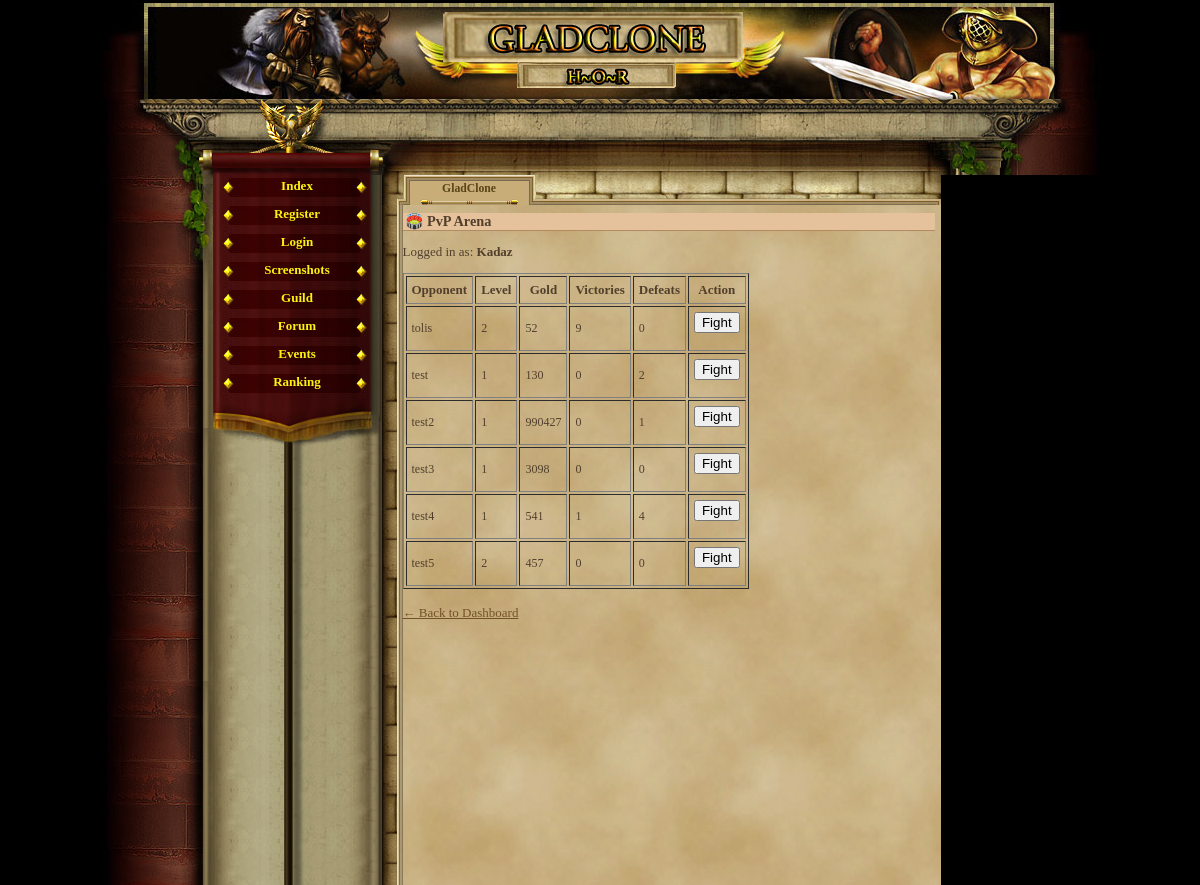
Page /pvp_arena.php (signed in) on the earlier database version.
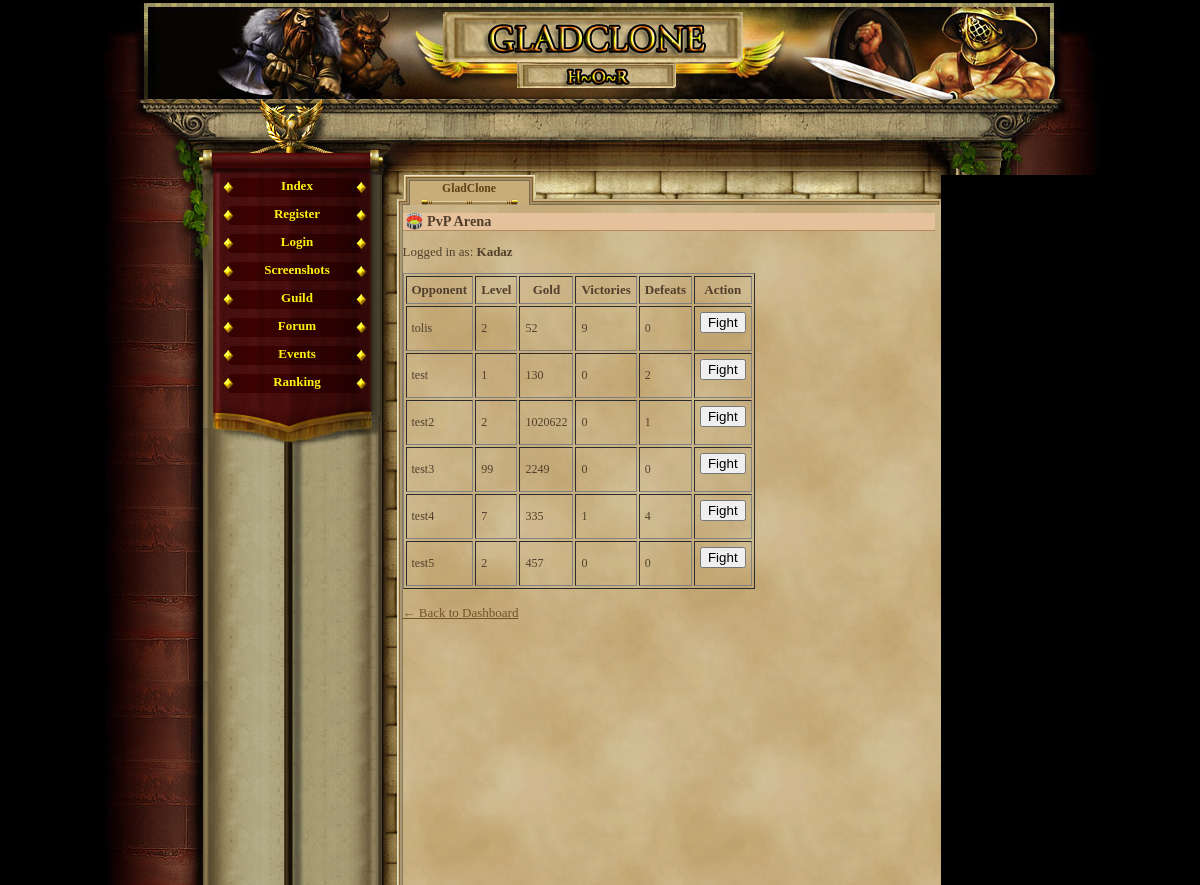
Same page on the later database version.
### tables this page shows
CREATE TABLE `gracze` (
  `id` int(11) NOT NULL AUTO_INCREMENT,
  `gracz` int(11) NOT NULL DEFAULT '0',
  `login` varchar(24) NOT NULL,
  `haslo` varchar(40) NOT NULL,
  `email` varchar(40) NOT NULL,
  `plec` tinyint(4) NOT NULL DEFAULT '0',
  `avatar` tinyint(4) NOT NULL DEFAULT '1',
  `pregunta` text NOT NULL,
  `respuesta` text NOT NULL,
  `rank` int(1) NOT NULL DEFAULT '1',
  `nivel` int(1) NOT NULL DEFAULT '1',
  `exp` int(1) NOT NULL DEFAULT '0',
  `exp_max` int(1) NOT NULL DEFAULT '10',
  `honor` int(1) NOT NULL DEFAULT '0',
  `fama` int(1) NOT NULL DEFAULT '0',
  `victorias` int(1) NOT NULL DEFAULT '0',
  `perdidas` int(1) NOT NULL DEFAULT '0',
  `oro_robado` int(1) NOT NULL DEFAULT '0',
  `oro_perdido` int(1) NOT NULL DEFAULT '0',
  `atak` int(5) NOT NULL DEFAULT '0',
  `obrona` int(3) NOT NULL DEFAULT '0',
  `sila` int(1) NOT NULL DEFAULT '5',
  `sila_i` int(1) NOT NULL DEFAULT '0',
  `sila_max` int(1) NOT NULL DEFAULT '10',
  `zrecznosc` int(1) NOT NULL DEFAULT '5',
  `zrecznosc_i` int(1) NOT NULL DEFAULT '0',
  `zrecznosc_max` int(1) NOT NULL DEFAULT '10',
  `wyrzymalosc` int(1) NOT NULL DEFAULT '5',
  `wyrzymalosc_i` int(1) NOT NULL DEFAULT '0',
  `wyrzymalosc_max` int(1) NOT NULL DEFAULT '10',
  `constitucion` int(1) NOT NULL DEFAULT '5',
  `constitucion_i` int(1) NOT NULL DEFAULT '0',
  `constitucion_max` int(1) NOT NULL DEFAULT '10',
  `carisma` int(1) NOT NULL DEFAULT '5',
  `carisma_i` int(1) NOT NULL DEFAULT '0',
  `carisma_max` int(1) NOT NULL DEFAULT '10',
  `inteligencja` int(1) NOT NULL DEFAULT '5',
  `inteligencja_i` int(1) NOT NULL DEFAULT '0',
  `inteligencja_max` int(1) NOT NULL DEFAULT '10',
  `mdchance` int(1) NOT NULL DEFAULT '0',
  `dhchance` int(1) NOT NULL DEFAULT '0',
  `ctchance` int(1) NOT NULL DEFAULT '0',
  `zycie` int(100) NOT NULL DEFAULT '100',
  `zycie_max` int(100) NOT NULL DEFAULT '100',
  `obrazenia_min` int(1) NOT NULL DEFAULT '0',
  `obrazenia_max` int(3) NOT NULL DEFAULT '2',
  `zloto` int(100) NOT NULL DEFAULT '150',
  `zloto_skarbiec` int(11) NOT NULL,
  `punkty` int(11) NOT NULL,
  `pracuje` int(11) NOT NULL,
  `ostatnia_walka_pvp` int(11) NOT NULL,
  `ostatnia_walka_pvc` int(11) NOT NULL,
  `ostatnio_zregenerowano` int(11) NOT NULL,
  `titulo` varchar(24) NOT NULL DEFAULT 'Newbie',
  `arena_level` int(11) NOT NULL,
  `rubies` int(11) NOT NULL DEFAULT '0',
  `centurion_time` int(11) NOT NULL,
  `reportes` int(1) NOT NULL DEFAULT '0',
  `mensajes` int(1) NOT NULL DEFAULT '0',
  `noticias` int(1) NOT NULL DEFAULT '0',
  `bendicion1_type` int(11) NOT NULL,
  `bendicion1_time` int(11) NOT NULL,
  `bendicion2_type` int(11) NOT NULL,
  `bendicion2_time` int(11) NOT NULL,
  `bendicion3_type` int(11) NOT NULL,
  `bendicion3_time` int(11) NOT NULL,
  `bendicion4_type` int(11) NOT NULL,
  `bendicion4_time` int(11) NOT NULL,
  `ostatnia_aktywnosc` int(11) NOT NULL DEFAULT '0',
  `username_locked` tinyint(1) NOT NULL DEFAULT '0',
  `lock_login` tinyint(1) NOT NULL DEFAULT '0',
  PRIMARY KEY (`id`),
  UNIQUE KEY `login` (`login`)
);

### pvp_arena.php (the view, shortened to what this page needs)
<?php
require_once('var/ustawienia.php');
require_once('gora_strony.php');
require_once('menu_l.php');
if (isset($_SESSION['id'])) {
    $player_id = $_SESSION['id'];
    $conn->query("UPDATE gracze SET ostatnio_zregenerowano = UNIX_TIMESTAMP() WHERE id = $player_id");
}
$player_id = $_SESSION['id'];
$player_name = '';
$stmt_self = $conn->prepare("SELECT login FROM gracze WHERE id = ?");
$stmt_self->bind_param("i", $player_id);
$stmt_self->execute();
$stmt_self->bind_result($player_name);
$can_fight = true;
$stmt = $conn->prepare("SELECT id, login, nivel, zloto, victorias, perdidas FROM gracze WHERE id != ?");
$stmt->bind_param("i", $player_id);
$stmt->execute();
$result = $stmt->get_result();
?>
<h2>🏟️ PvP Arena</h2>
<p>Logged in as: <strong><?= htmlspecialchars($player_name) ?></strong></p>
<table border="1" cellpadding="5">
    <tr>
        <th>Opponent</th>
        <th>Level</th>
        <th>Gold</th>
        <th>Victories</th>
        <th>Defeats</th>
        <th>Action</th>
    </tr>
    <?php while ($row = $result->fetch_assoc()): ?>
    <tr>
        <td><?= htmlspecialchars($row['login']) ?></td>
        <td><?= $row['nivel'] ?></td>
        <td><?= $row['zloto'] ?></td>
        <td><?= $row['victorias'] ?></td>
        <td><?= $row['perdidas'] ?></td>
        <td>
		<?php if ($can_fight): ?>
    <form method="POST" action="pvp_fight.php" onsubmit="return confirm('Fight <?= htmlspecialchars($row['login']) ?>?');">
        <button type="submit">Fight</button>
    </form>
<?php else: ?>
    <button disabled>Cooldown</button>
<?php endif; ?>
        </td>
    </tr>
    <?php endwhile; ?>
</table>
<br>
<a href="index.php">← Back to Dashboard</a>

### gora_strony.php (shortened to what this page needs)
<html>
	<head>
				<link href="game_05.css" rel="stylesheet" type="text/css" media="screen" />				<style type=text/css></style>
	</head>
<body ><div id="container">
	<div id="header"></div>
	<div id="charvalues_leer">
		<div style="position:relative; left:380px; top:22px; width:500px; height:45px;">
			<div style="position:absolute; width:150px; height:45px; left:0px; top:0px;">
			</div>
			<div style="position:absolute; width:150px; height:45px; left:153px;">
			</div>
			<div style="position:absolute; width:150px; height:45px; left:298px;">
			</div>
		</div>
	</div>
	<div id="main">
		<table cellspacing="0" cellpadding="0" height="100%" border="0">
			<tr height="100%">
				<td height="100%" valign="top" id="leftblock_middle">
					<div id="leftblock_top"></div>
				</td>

### menu_l.php
<?php
         if(empty($_SESSION['user'])){
             echo '
              <td valign="top" id="mainmenu">
                 <a class = "menuitem_aktive" href="index.php" title="Index" target="_self">Index</a>
                 <a class = "menuitem_aktive" href="rejestracja.php" title="Register" target="_self">Register</a>
                 <a class = "menuitem_aktive" href="logowanie.php" title="Login" target="_self">Login</a>
                 <a class = "menuitem_aktive" href="screenshot.php" title="Screenshots" target="_self">Screenshots</a>
				 <a class = "menuitem_aktive" href="guild.php" title="Guild" target="_self">Guild</a>
                 <a class = "menuitem_aktive" href="" title="Forum" target="_self">Forum</a>
                 <a class = "menuitem_aktive" href="event_portal.php" title="Events" target="_self">Events</a>
                 <a class = "menuitem_aktive" href="ranking2.php" title="Ranking" target="_self">Ranking</a>
             ';
         } else {
             echo '              <td valign="top" id="mainmenu">
                 <a class = "menuitem_aktive" href="konto.php" title="User" target="_self">User</a>
			 ';
         }
        ?>
          	<div id="menufooter"></div>
				</td>
				<td id="contentBox" valign="top">
					<table cellspacing="0" cellpadding="0" height="100%" width="100%" border="0">
						<tr style="height:30px;">
							<td id="corner1"></td>
							<td><div class="tab_aktive" ><span>GladClone</span></div>
							<div class="tab_empty" style="background-image:url(img/interface/reiter_c2.jpg);"></div>
							<div class="tab_empty" style="background-image:url(img/interface/reiter_c3.jpg);"></div>
						      <div class="tab_empty" style="background-image:url(img/interface/reiter_c4.jpg);"></div></td>
							<td id="corner2"></td>
						</tr>
						<tr style="height:100%;">
							<td class="border_left"></td>
							<td id="content">

### game_05.css (style rules this page uses)
body, html { margin: 0; padding: 0; font-family:"Palatino Linotype", "Times New Roman", Times, serif; text-align: center; color: #513F2C; background-color: #000; font-size:16px; }
table { font-size:13px; }
h2 { text-align:left; border-bottom:1px solid #b28b60; color:#513F2C; background-color:#e6c29c; margin:8px 0px 0px 0px; padding-left:3px; font-size:1.1em; }
#content td { text-align:left; color:#513F2C; font-weight:normal; font-size: 12px; }
#container { margin: auto; width: 999px; height: 100%; text-align: left; }
#header { margin-top:3px; height: 96px; background-image:url(img/interface/header.jpg); }
#charvalues_leer { height: 76px; background-image:url(img/interface/statusbalken_leer.jpg); }
#main { width: 999px; height:710px; text-align: left; }
a { -moz-user-focus: none; -moz-outline: none; outline: none; }
#leftblock_top { background-image:url(img/interface/pflanze_l.jpg); width:112px; height:135px; }
#leftblock_middle { width:112px; background-image:url(img/interface/bg_l_b.jpg); background-repeat: repeat-y; }
#mainmenu { background-image:url(img/interface/wand_bg_2.jpg); background-repeat:repeat-y; height:100%; }
.menuitem_aktive { display:block; text-align:center; background-image:url(img/interface/navi_b.jpg); width:169px; height:25px; color: #FAF311; text-decoration: none; padding-top:3px; font-weight:bold; }
#menufooter { background-image:url(img/interface/navi_abschluss.jpg); width:169px; height:51px; }
#contentBox { width:559px; height:100%; background-image:url(img/interface/papierus.jpg); background-repeat:repeat; }
#content { height:560px; vertical-align:top; }
#content a { color:#735227; }
#corner1 { background-image:url(img/interface/papier_ecke_l.jpg); width:21px; height:30px; }
#corner2 { background-image:url(img/interface/papier_ecke_r.jpg); width:6px; height:30px; }
.border_left { background-image:url(img/interface/papier_rahmen_l.jpg); background-repeat:repeat-y; }
.tab_empty { text-align:center; float:left; background-position:top left; background-repeat:no-repeat; height: 30px; width: 133px; }
.tab_aktive { text-align:center; float:left; background-image:url(img/interface/reiter_a.jpg); background-position:top left; background-repeat:no-repeat; height: 30px; width: 133px; }
.tab_aktive span { position: relative; top:7px; color: #5A4317; font-size:0.9em; text-decoration: none; font-weight:bold; }
#market_item_table td, th { padding-left: 5px; }

Differences in the rows shown:
changed gracze "test2": nivel "1" → "2"; zloto "990427" → "1020622"
changed gracze "test3": nivel "1" → "99"; zloto "3098" → "2249"
changed gracze "test4": nivel "1" → "7"; zloto "541" → "335"
